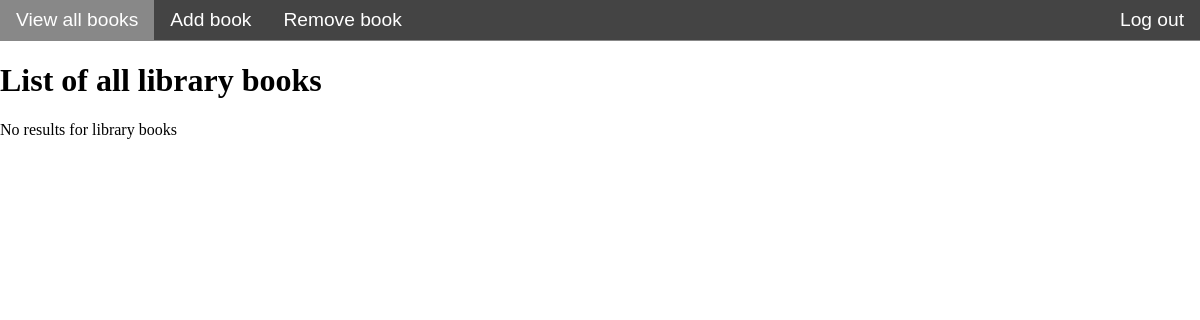
Before: /View/books.php with the older database file.
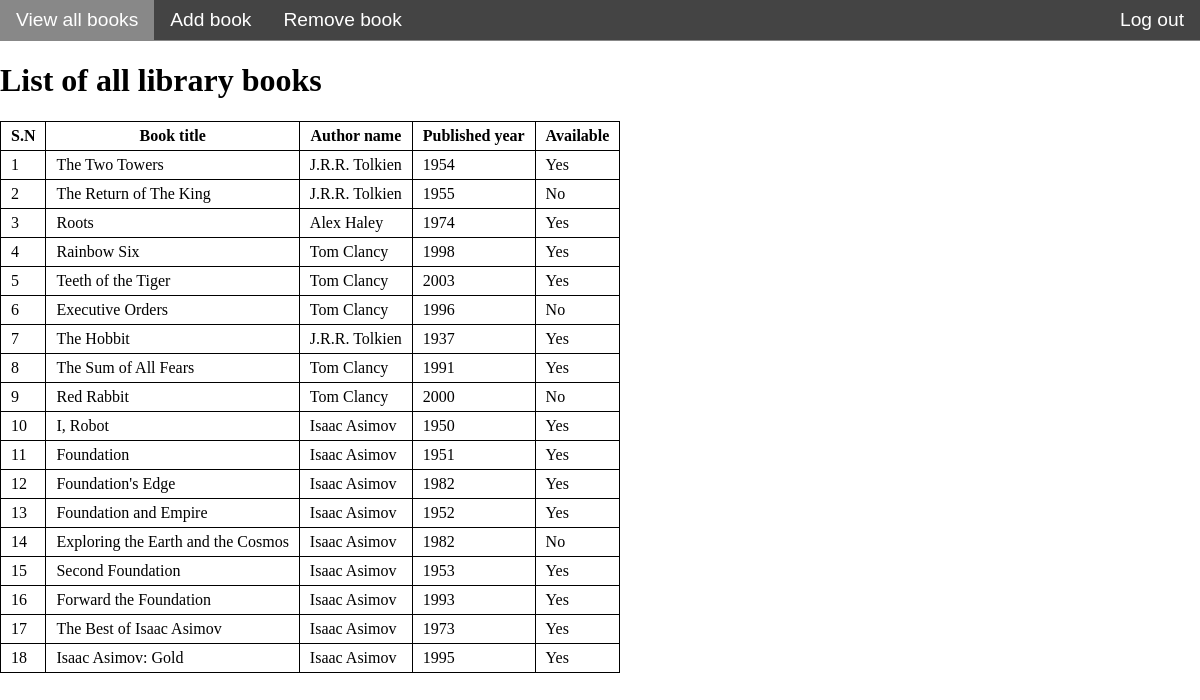
After: the same page with the newer database file.
### tables this page shows
CREATE TABLE IF NOT EXISTS books (
	bookid INT(11) NOT NULL AUTO_INCREMENT,
	authorid INT(11),
	title VARCHAR(55) NOT NULL,
	ISBN VARCHAR(25) NOT NULL,
	pub_year SMALLINT(6) NOT NULL,
	available ENUM('Yes', 'No') NOT NULL,
	PRIMARY KEY (bookid),
	FOREIGN KEY (authorid) REFERENCES authors(authorid)
	ON DELETE CASCADE
);

CREATE TABLE IF NOT EXISTS authors (
	authorid INT(11) NOT NULL AUTO_INCREMENT,
	name VARCHAR(55) NOT NULL UNIQUE,
	PRIMARY KEY (authorid)
);

### DAL/DB.php (the view, shortened to what this page needs)
<?php
class DB {
    private $servername = "localhost";
    private $username = "root";
    private $password = "";
    private $dbname = "library";
    private $conn;
    function connect() {
        $this->conn=new mysqli($this->servername, $this->username, $this->password, $this->dbname);
        $this->conn->set_charset("utf8");
    }
    function displayAllBooks() {
        $query = "SELECT b.bookid, b.title, a.name, b.pub_year, b.available
                  FROM books b, authors a
                  WHERE a.authorid = b.authorid
                  ORDER BY b.bookid";
        $result = $this->conn->query($query);
        if ($result->num_rows > 0) {
            echo "<table id='booksTable'>";
            echo "<tr><th>S.N</th><th>Book title</th><th>Author name</th><th>Published year</th><th>Available</th>";
            while ($row = $result->fetch_object()) {
                echo "<tr><td>$row->bookid</td><td>$row->title</td><td>$row->name</td>
                      <td>$row->pub_year</td><td>$row->available</td></tr>";
            }
            echo "</table>";
        } else {
            echo "No results for library books";
        }
    }
}

Changed rows visible on the page:
now on this page (row edited): books: bookid "1", title "The Two Towers", authorid.name "J.R.R. Tolkien", pub_year "1954", available "Yes"
now on this page (row edited): books: bookid "2", title "The Return of The King", authorid.name "J.R.R. Tolkien", pub_year "1955", available "No"
now on this page (row edited): books: bookid "3", title "Roots", authorid.name "Alex Haley", pub_year "1974", available "Yes"
now on this page (row edited): books: bookid "4", title "Rainbow Six", authorid.name "Tom Clancy", pub_year "1998", available "Yes"
now on this page (row edited): books: bookid "5", title "Teeth of the Tiger", authorid.name "Tom Clancy", pub_year "2003", available "Yes"
now on this page (row edited): books: bookid "6", title "Executive Orders", authorid.name "Tom Clancy", pub_year "1996", available "No"
now on this page (row edited): books: bookid "7", title "The Hobbit", authorid.name "J.R.R. Tolkien", pub_year "1937", available "Yes"
now on this page (row edited): books: bookid "8", title "The Sum of All Fears", authorid.name "Tom Clancy", pub_year "1991", available "Yes"
now on this page (row edited): books: bookid "9", title "Red Rabbit", authorid.name "Tom Clancy", pub_year "2000", available "No"
now on this page (row edited): books: bookid "10", title "I, Robot", authorid.name "Isaac Asimov", pub_year "1950", available "Yes"
now on this page (row edited): books: bookid "11", title "Foundation", authorid.name "Isaac Asimov", pub_year "1951", available "Yes"
now on this page (row edited): books: bookid "12", title "Foundation's Edge", authorid.name "Isaac Asimov", pub_year "1982", available "Yes"
now on this page (row edited): books: bookid "13", title "Foundation and Empire", authorid.name "Isaac Asimov", pub_year "1952", available "Yes"
now on this page (row edited): books: bookid "14", title "Exploring the Earth and the Cosmos", authorid.name "Isaac Asimov", pub_year "1982", available "No"
now on this page (row edited): books: bookid "15", title "Second Foundation", authorid.name "Isaac Asimov", pub_year "1953", available "Yes"
now on this page (row edited): books: bookid "16", title "Forward the Foundation", authorid.name "Isaac Asimov", pub_year "1993", available "Yes"
now on this page (row edited): books: bookid "17", title "The Best of Isaac Asimov", authorid.name "Isaac Asimov", pub_year "1973", available "Yes"
now on this page (row edited): books: bookid "18", title "Isaac Asimov: Gold", authorid.name "Isaac Asimov", pub_year "1995", available "Yes"
Other visible differences:
text no longer shown: "No results for library books"
text now shown: "S.N Book title Author name Published year Available"
